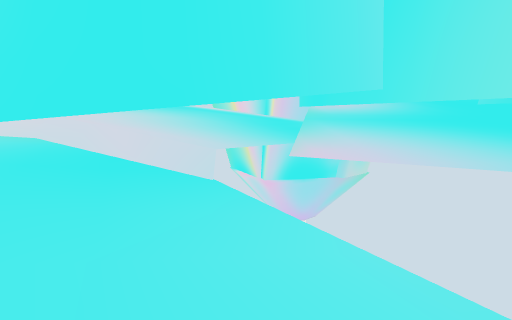
view 1 (above)

14 first-person views from a walk through a Unity game level. The camera is 1.4 m above the floor, tilts 8° down and sees 70° across. The floor is counted in squares, 1 m on a side. Each view is taken from the middle of a square. On the plan, view 1 faces up. The plan holds only what a view shows up to about 16 squares ahead; the rest is blank. The place goes on beyond the plan.

view 2
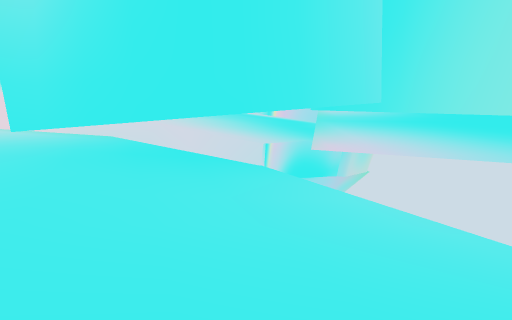

view 3
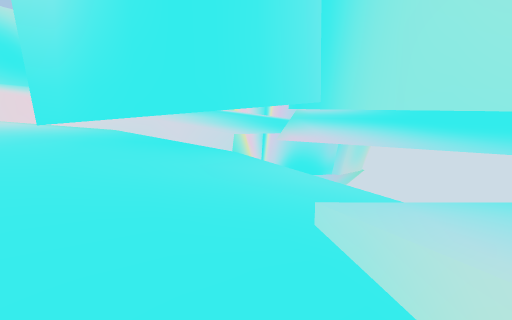

view 4
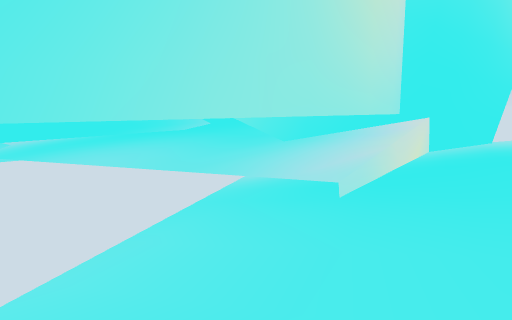

view 5
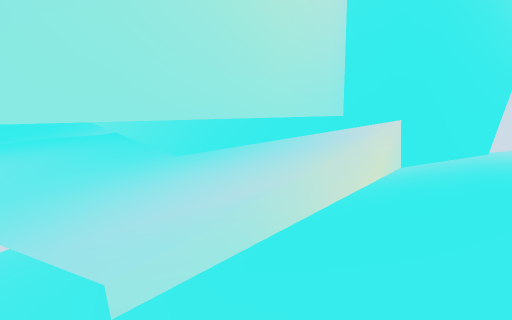

view 6
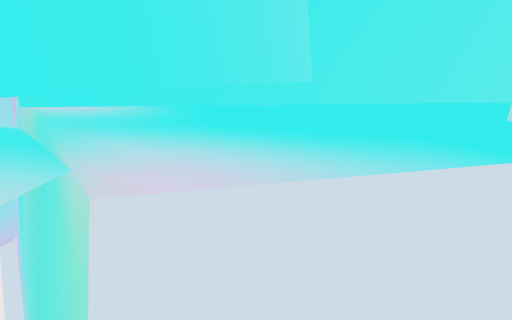

view 7
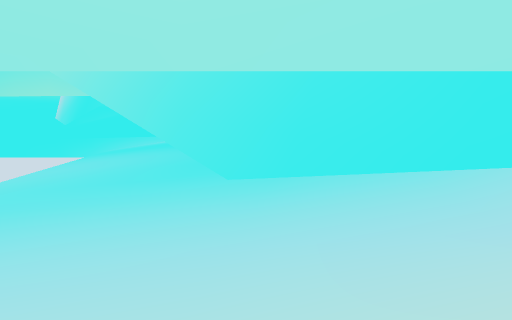

view 8
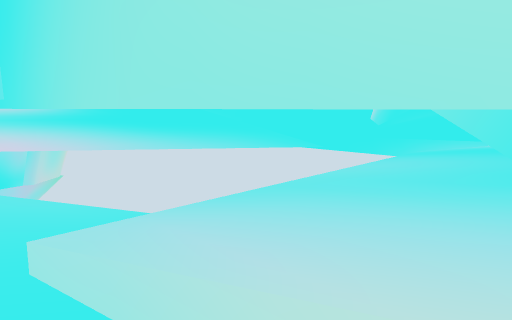

view 9
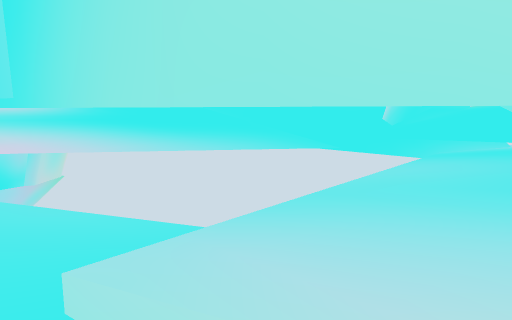

view 10
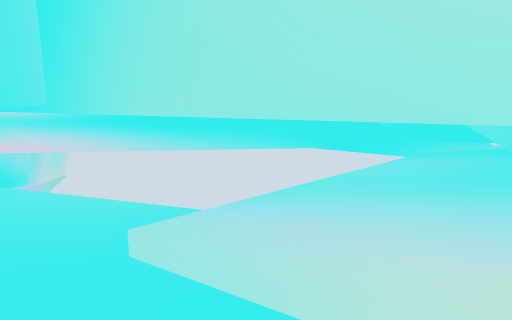

view 11
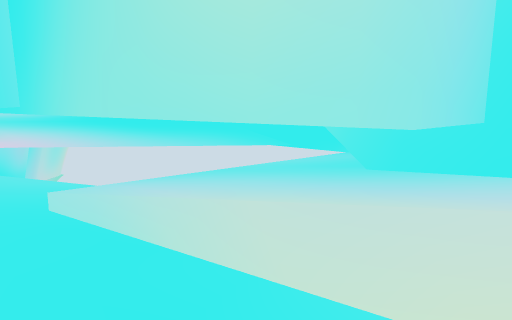

view 12
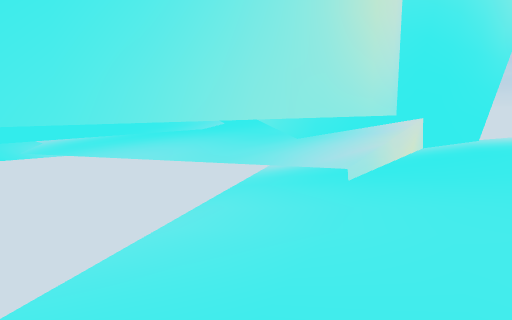

view 13
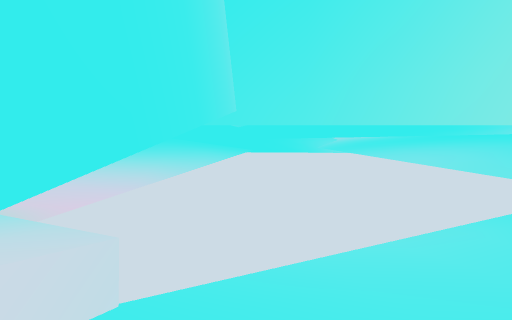

view 14
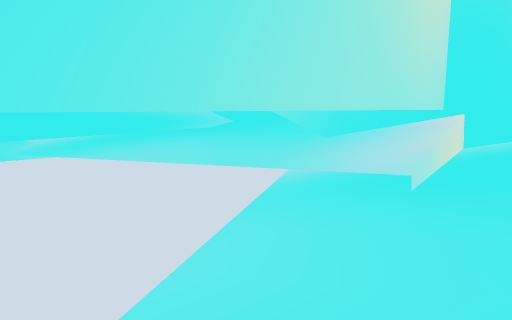

### Floor plan
Key: @ floor where view 1 was taken; # wall or solid block; . main floor; : floor 0.25 m higher than the main floor; - floor 0.25 m lower than the main floor; + floor 0.5 m higher than the main floor; _ floor 0.5 m lower than the main floor; * floor 0.75 m higher than the main floor; < floor 0.75 m lower than the main floor; % floor 1 m higher than the main floor; / step, stairs or slope; = window, fence, low wall or low ledge; T thing the floor can be seen under or through.
Columns run from 9 left of view 1 to 18 right of it. Each row starts with its distance up from view 1.
 18            #%%%%**
 17            #*******
 16            #*****++
 15            #*++++++
 14            #++++++: ::
 13            #+:::::: ::
 12            #::::::. ....
 11            #::.... ....-
 10            T...... ------
  9            T..---- ----___
  8 ########   T     --_________
  7 *++::.####TT          __<<<_
  6   +::...-  T             <<
  5   +:::..-- T
  4    +::..--_T
  3    +::..--_
  2     ::..--__
  1     ::..--__<           <<=.
  0      :..-@-__    --____ __/.
 -1      ::..-/T/.---------__/..
 -2       :..-TT....#.-------/
 -3        ..-TT:..#......---.
 -4        ..- T:::#::....../
 -5        ..--=+:#:::::::../
 -6        ..--=++# +::::::::
 -7         ..-=###
 -8         ..-=##
 -9         ..--#
-10          .--#
-11          .--#
-12           -##
-13           -#
-14           ##
-15           #

Where each view was taken, in squares from view 1:
view 1: 0 up, 0 right, facing up
view 2: 3 down, 1 left, facing up
view 3: 6 down, 0 right, facing up
view 4: 5 up, 3 left, facing down-right
view 5: 0 up, 2 left, facing down-right
view 6: 4 up, 1 left, facing up-right
view 7: 5 down, 1 right, facing right
view 8: 5 down, 0 right, facing up-right
view 9: 4 down, 0 right, facing up-right
view 10: 5 down, 1 left, facing up-right
view 11: 8 down, 1 left, facing up-right
view 12: 7 up, 4 left, facing down-right
view 13: 6 up, 4 left, facing right
view 14: 6 up, 2 left, facing down-right
